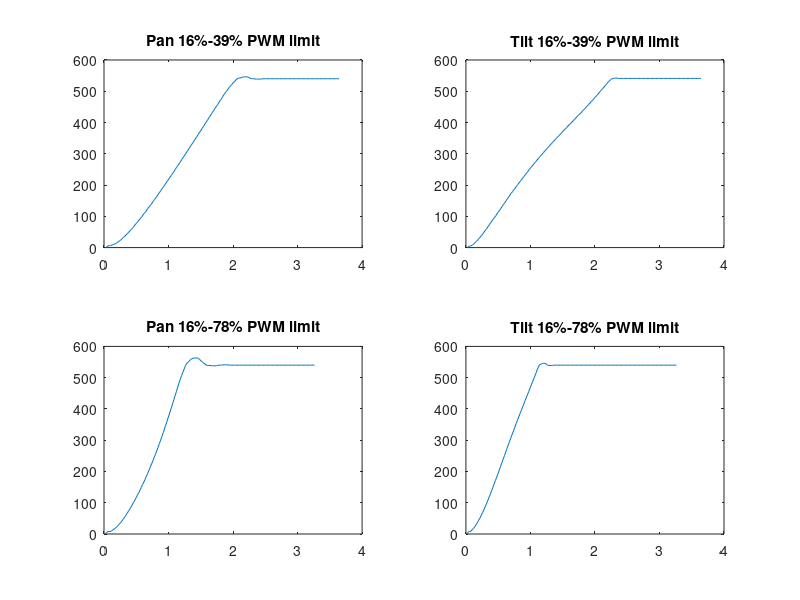

Here is the MATLAB script that generated this plot:

fileID = load('270To90Both100.txt');
time = fileID(:,1);
pan = fileID(:,2);
tilt = fileID(:,3);

pan = pan - pan(1);
tilt = tilt - tilt(1);

fileID1 = load('270To90Both200.txt');
time1 = fileID1(:,1);
pan1 = fileID1(:,2);
tilt1 = fileID1(:,3);

pan1 = pan1 - pan1(1);
tilt1 = tilt1 - tilt1(1);

figure(1)
subplot(2,2,1)
plot(time, pan)
title('Pan 16%-39% PWM limit')
axis([0 4 0 600])

subplot(2,2,2)
plot(time, tilt)
title('Tilt 16%-39% PWM limit')
axis([0 4 0 600])

subplot(2,2,3)
plot(time1, pan1)
title('Pan 16%-78% PWM limit')
axis([0 4 0 600])

subplot(2,2,4)
plot(time1, tilt1)
title('Tilt 16%-78% PWM limit')
axis([0 4 0 600])